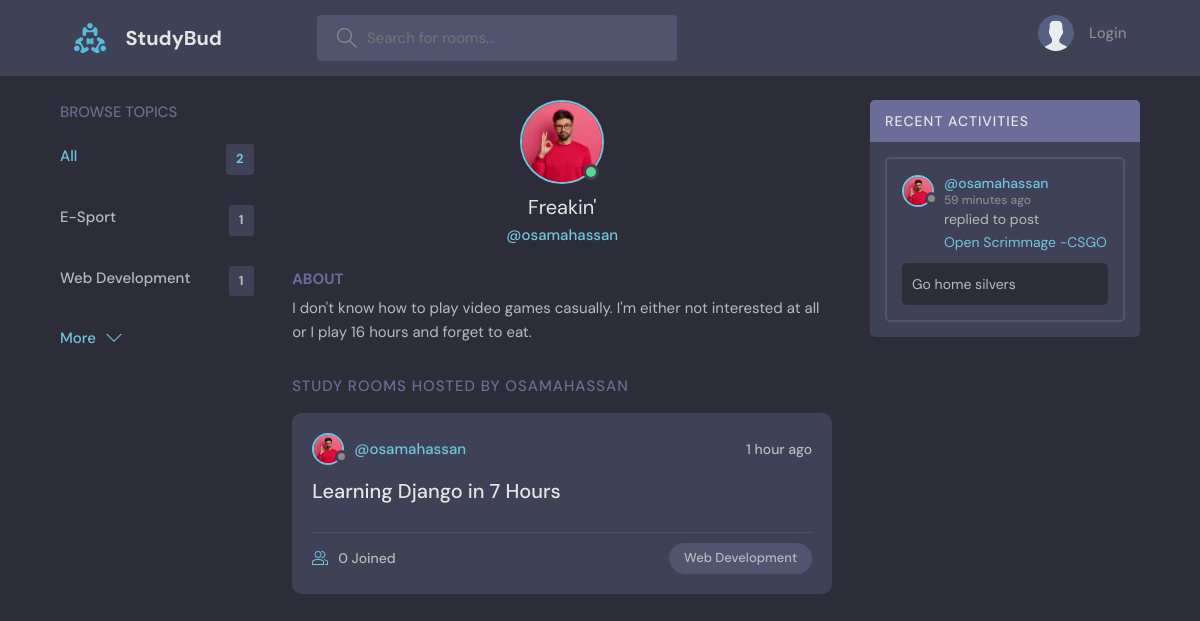
Page /profile/1/ on the committed database.
### base/models.py (models this page shows, shortened)
class Topic(models.Model):
    name = models.CharField(max_length=200)

class User(AbstractUser):
    name=models.CharField(max_length=200, null=True)
    email= models.EmailField(unique=True, null=True)
    bio= models.TextField(null=True)
    avatar= models.ImageField(null=True, default="avatar.svg")
    USERNAME_FIELD='email'
    REQUIRED_FIELDS=[]

class Room(models.Model):
    host = models.ForeignKey(User, on_delete=models.SET_NULL, null=True)
    topic = models.ForeignKey(Topic, on_delete=models.SET_NULL, null=True)
    name =  models.CharField(max_length=200)
    description = models.TextField(null=True, blank=True)
    participants = models.ManyToManyField(User, related_name='participants', blank=True)
    updated = models.DateTimeField(auto_now=True)
    created = models.DateTimeField(auto_now_add=True)
    class Meta:
        ordering = ['-updated', '-created']

class Message(models.Model):
    user = models.ForeignKey(User, on_delete=models.CASCADE)
    room = models.ForeignKey(Room, on_delete=models.CASCADE)
    body = models.TextField()
    updated = models.DateTimeField(auto_now=True)
    created = models.DateTimeField(auto_now_add=True)

### base/views.py (the view)
# urls.py: path('profile/<str:pk>/', views.userProfile, name="user-profile"),
def userProfile(request, pk):
    user = User.objects.get(id=pk)
    rooms = user.room_set.all()
    room_messages = user.message_set.all()
    topics = Topic.objects.all()
    context={'user': user, 'rooms': rooms, 'room_messages': room_messages, 'topics': topics  }
    return render(request, 'base/profile.html', context)

### base/templates/base/profile.html (shortened to what this page needs)
{% extends 'main.html' %}
{% block content %}
<main class="profile-page layout layout--3">
  <div class="container">
    {% include 'base/topic_component.html' %}
    <div class="roomList">
      <div class="profile">
        <div class="profile__avatar">
          <div class="avatar avatar--large active">
            <img src="{{user.avatar.url}}" />
          </div>
        </div>
        <div class="profile__info">
          <h3>{{user.name}}</h3>
          <p>@{{user.username}}</p>
        </div>
        <div class="profile__about">
          <h3>About</h3>
          <p>
            {{user.bio}}
          </p>
        </div>
      </div>
      <div class="roomList__header">
        <div>
          <h2>Study Rooms Hosted by {{user.username}}</a>
          </h2>
        </div>
      </div>
      {% include 'base/feed_component.html' %}
    </div>
    {% include 'base/activity_component.html' %}
  </div>
</main>
{% endblock content %}

### templates/main.html (shortened to what this page needs)
<!DOCTYPE html>
{% load static %}
<html lang="en">
  <head>
    <link rel="stylesheet" href="{% static 'styles/style.css' %}" />
  </head>
  <body>
    {% include 'navbar.html' %}
    {% block content %}
    {% endblock %}
    </body>
</html>

### templates/navbar.html (shortened to what this page needs)
{% load static %}
<header class="header header--loggedIn">
    <div class="container">
      <a href="{% url 'home' %}" class="header__logo">
        <img src="{% static 'images/logo.svg'%}" />
        <h1>StudyBud</h1>
      </a>
      <form class="header__search" method="GET" action="{% url 'home' %}">
        <label>
          <input name="q" placeholder="Search for rooms..." />
        </label>
      </form>
      <nav class="header__menu">
        {% if request.user.is_authenticated %}
        <div class="header__user">
          <a href="{% url 'user-profile' request.user.id %}">
            <div class="avatar avatar--medium active">
              <img src="{{request.user.avatar.url}}" />
            </div>
            <p>{{request.user.username}}<span>@{{request.user.username}}</span></p>
          </a>
          <button class="dropdown-button">
            <svg version="1.1" xmlns="http://www.w3.org/2000/svg" width="32" height="32" viewBox="0 0 32 32">
              <title>chevron-down</title>
              <path d="M16 21l-13-13h-3l16 16 16-16h-3l-13 13z"></path>
            </svg>
          </button>
        </div>
        {% else %}
        <a href="{% url 'login' %}">
          <img src="{% static 'images/avatar.svg'%}" />
          <p>Login</p>
        </a>
        {% endif %}
      </nav>
    </div>
</header>

### base/templates/base/topic_component.html
<div class="topics">
    <div class="topics__header">
      <h2>Browse Topics</h2>
    </div>
    <ul class="topics__list">
      <li>
        <a href="{% url 'home' %}" class="active">All <span>{{topics.count}}</span></a>
      </li>
      {% for topic in topics %}
      <li>
        <a href="{% url 'home' %}?q={{topic.name}}">{{topic.name}}<span>{{topic.room_set.all.count}}</span></a>
      </li>
      {% endfor %}
    </ul>
    <a class="btn btn--link" href="/">
      More
      <svg version="1.1" xmlns="http://www.w3.org/2000/svg" width="32" height="32" viewBox="0 0 32 32">
        <title>chevron-down</title>
        <path d="M16 21l-13-13h-3l16 16 16-16h-3l-13 13z"></path>
      </svg>
    </a>
  </div>

### base/templates/base/feed_component.html (shortened to what this page needs)
{% for room in rooms %}
<div class="roomListRoom">
    <div class="roomListRoom__header">
      <a href="{% url 'user-profile' room.host.id %}" class="roomListRoom__author">
        <div class="avatar avatar--small">
          <img src="{{room.host.avatar.url}}" />
        </div>
        <span>@{{room.host.username}}</span>
      </a>
      <div class="roomListRoom__actions">
        <span>{{room.created|timesince}} ago</span>
      </div>
    </div>
    <div class="roomListRoom__content">
      <a href="{% url 'room' room.id %}">{{room.name}}</a>
    </div>
    <div class="roomListRoom__meta">
      <a href="{% url 'room' room.id %}" class="roomListRoom__joined">
        {{room.participants.all.count}} Joined
      </a>
      <p class="roomListRoom__topic">{{room.topic.name}}</p>
    </div>
</div>
{% endfor %}

### base/templates/base/activity_component.html (shortened to what this page needs)
<div class="activities">
    <div class="activities__header">
      <h2>Recent Activities</h2>
    </div>
    {% for message in room_messages %}
    <div class="activities__box">
      <div class="activities__boxHeader roomListRoom__header">
        <a href="{% url 'user-profile' message.user.id %}" class="roomListRoom__author">
          <div class="avatar avatar--small">
            <img src="{{message.user.avatar.url}}" />
          </div>
          <p>
            @{{message.user.username}}
            <span>{{message.created|timesince}} ago</span>
          </p>
        </a>
      </div>
      <div class="activities__boxContent">
        <p>replied to post <a href="{% url 'room' message.room.id %}">{{message.room.name}}</a> </p>
        <div class="activities__boxRoomContent">
          {{message.body}}
        </div>
      </div>
    </div>
    {% endfor %}
  </div>

### rows in the picture
Topic: name "E-Sport", room_set.all.count "1"
Topic: name "Web Development", room_set.all.count "1"
User: avatar (picture), name "Freakin'", username "osamahassan", bio "I don't know how to play video games casually. I'm either not interested at all or I play 16 hours and forget to eat.", username "OSAMAHASSAN"
Room: host.avatar (picture), host.username "osamahassan", created "1 hour", name "Learning Django in 7 Hours", participants.all.count "0", topic.name "Web Development"
Message: user.avatar (picture), user.username "osamahassan", created "59 minutes", room.name "Open Scrimmage -CSGO", body "Go home silvers"

### other values in the picture
{{ topics.count }} "2"
